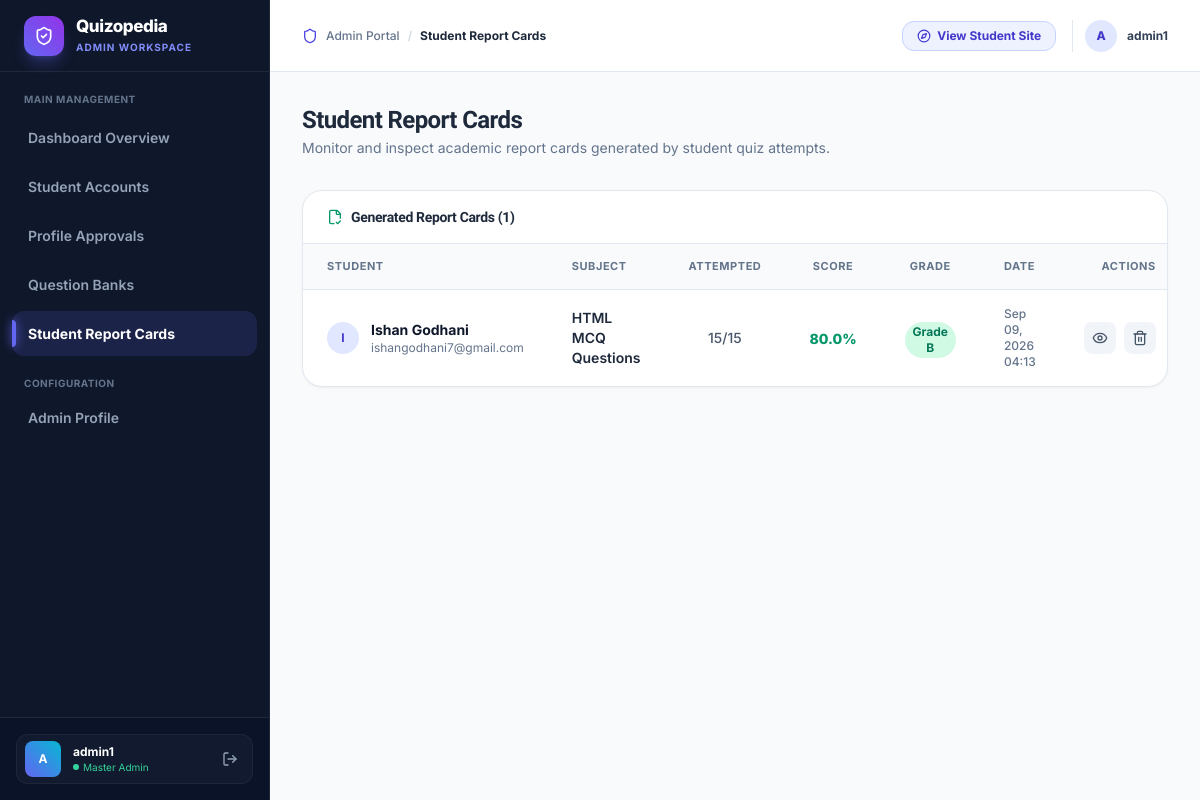
Page /admin-dashboard/report-cards/ (signed in) on the earlier database version.
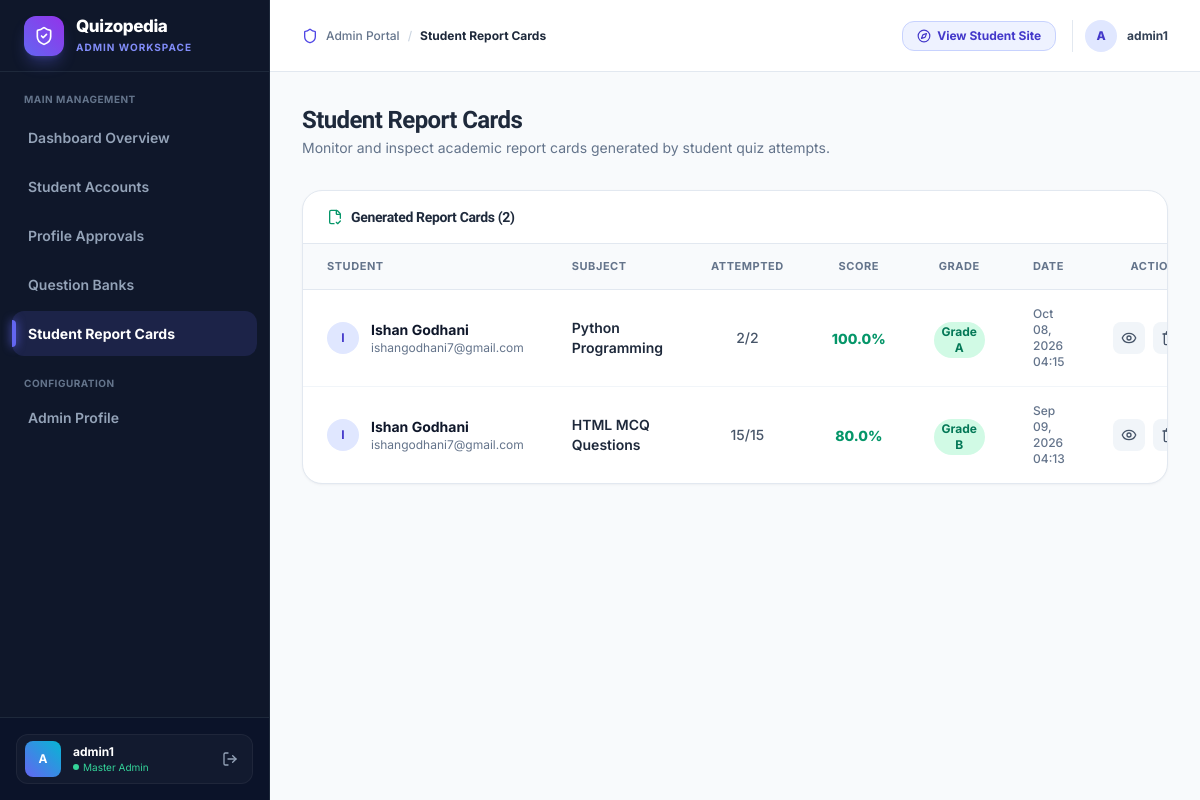
Same page on the later database version.
### user/models.py (models this page shows, shortened)
class ReportCard(models.Model):
    student = models.ForeignKey(Student, on_delete=models.CASCADE, related_name='report_cards')
    subject = models.ForeignKey(Subject, on_delete=models.CASCADE, related_name='report_cards')
    total_questions = models.IntegerField()
    attempted_questions = models.IntegerField()
    correct_answers = models.IntegerField()
    wrong_answers = models.IntegerField()
    total_marks = models.IntegerField()
    obtained_marks = models.IntegerField()
    percentage = models.FloatField()
    result_grade = models.CharField(max_length=10)
    created_at = models.DateTimeField(auto_now_add=True)

class Student(models.Model):
    user = models.OneToOneField(User, on_delete=models.CASCADE, related_name='student')
    phone = models.CharField(max_length=15)
    @property
    def name(self):
        return self.user.first_name if self.user else ""
    @property
    def email(self):
        return self.user.email if self.user else ""

class Subject(models.Model):
    name = models.CharField(max_length=150)
    description = models.TextField(blank=True)

### adminpanel/views.py (the view)
# urls.py: path('admin-dashboard/report-cards/', views.admin_report_cards, name='admin_report_cards'),
@admin_required
def admin_report_cards(request):
    report_cards = ReportCard.objects.select_related('student__user', 'subject').all().order_by('-created_at')
    return render(request, 'adminpanel/report_cards.html', {
        'report_cards': report_cards
    })

### adminpanel/context_processors.py (called while the page is built)
def pending_approvals_count(request):
    if request.user.is_authenticated and (request.user.is_staff or request.user.is_superuser):
        count = ProfileUpdateRequest.objects.filter(status='pending').count()
        return {'pending_approvals_count': count}
    return {'pending_approvals_count': 0}

### adminpanel/templates/adminpanel/report_cards.html (shortened to what this page needs)
{% extends 'adminpanel/base.html' %}
{% block active_report_cards %}active{% endblock %}
{% block breadcrumb %}Student Report Cards{% endblock %}
{% block content %}
<div class="mb-8 flex flex-col sm:flex-row sm:items-center sm:justify-between gap-4">
  <div>
    <h1 class="text-2xl font-extrabold text-slate-800 tracking-tight">Student Report Cards</h1>
    <p class="text-slate-500 text-sm mt-0.5">Monitor and inspect academic report cards generated by student quiz attempts.</p>
  </div>
</div>
<div class="glass-card overflow-hidden">
  <div class="px-6 py-4 border-b border-slate-200 flex items-center justify-between">
    <div class="flex items-center gap-2">
      <i data-lucide="file-check-2" class="w-4 h-4 text-emerald-600"></i>
      <h2 class="text-sm font-bold text-slate-800">Generated Report Cards ({{ report_cards|length }})</h2>
    </div>
  </div>
  <div class="overflow-x-auto">
    <table class="w-full text-left border-collapse">
      <thead>
        <tr class="border-b border-slate-200 bg-slate-50 text-[11px] font-bold text-slate-500 uppercase tracking-wider">
          <th class="px-6 py-3.5">Student</th>
          <th class="px-6 py-3.5">Subject</th>
          <th class="px-6 py-3.5 text-center">Attempted</th>
          <th class="px-6 py-3.5 text-center">Score</th>
          <th class="px-6 py-3.5 text-center">Grade</th>
          <th class="px-6 py-3.5">Date</th>
          <th class="px-6 py-3.5 text-right">Actions</th>
        </tr>
      </thead>
      <tbody class="divide-y divide-slate-100 text-slate-800">
        {% if report_cards %}
          {% for card in report_cards %}
          <tr class="hover:bg-slate-50 transition duration-150">
            <td class="px-6 py-4">
              <div class="flex items-center gap-3">
                <div class="w-8 h-8 rounded-full bg-indigo-100 text-indigo-700 flex items-center justify-center font-bold text-xs">
                  {{ card.student.user.username|slice:":1"|upper }}
                </div>
                <div>
                  <p class="text-sm font-bold text-slate-900">{{ card.student.user.first_name|default:card.student.user.username }}</p>
                  <p class="text-xs text-slate-500">{{ card.student.user.email }}</p>
                </div>
              </div>
            </td>
            <td class="px-6 py-4 text-sm font-semibold text-slate-800">
              {{ card.subject.name }}
            </td>
            <td class="px-6 py-4 text-center text-sm font-medium text-slate-600">
              {{ card.attempted_questions }}/{{ card.total_questions }}
            </td>
            <td class="px-6 py-4 text-center">
              <span class="text-sm font-extrabold {% if card.percentage >= 60 %}text-emerald-600{% else %}text-red-600{% endif %}">{{ card.percentage }}%</span>
            </td>
            <td class="px-6 py-4 text-center">
              {% if card.result_grade == 'F' %}
              <span class="inline-flex items-center justify-center px-2 py-0.5 rounded-full bg-red-100 text-red-700 text-xs font-bold">
                Grade F
              </span>
              {% else %}
              <span class="inline-flex items-center justify-center px-2 py-0.5 rounded-full bg-emerald-100 text-emerald-700 text-xs font-bold">
                Grade {{ card.result_grade }}
              </span>
              {% endif %}
            </td>
            <td class="px-6 py-4 text-xs text-slate-500 font-medium">
              {{ card.created_at|date:"M d, Y H:i" }}
            </td>
            <td class="px-6 py-4 text-right">
              <div class="flex items-center justify-end gap-2">
                <a href="{% url 'admin_report_card_detail' card.id %}"
                  class="p-2 rounded-lg bg-slate-100 hover:bg-indigo-50 hover:text-indigo-600 text-slate-600 transition" title="View Details">
                  <i data-lucide="eye" class="w-4 h-4"></i>
                </a>
                <form method="POST" action="{% url 'admin_report_card_delete' card.id %}"
                  onsubmit="return confirm('Are you sure you want to permanently delete this report card?');" class="inline">
                  <button type="submit"
                    class="p-2 rounded-lg bg-slate-100 hover:bg-red-50 hover:text-red-600 text-slate-600 transition" title="Delete">
                    <i data-lucide="trash-2" class="w-4 h-4"></i>
                  </button>
                </form>
              </div>
            </td>
          </tr>
          {% endfor %}
        {% endif %}
      </tbody>
    </table>
  </div>
</div>
{% endblock %}

### adminpanel/templates/adminpanel/base.html (shortened to what this page needs)
{% load static %}
<!DOCTYPE html>
<html lang="en">
<head>
  <script src="https://cdn.tailwindcss.com"></script>
</head>
<body class="relative min-h-screen w-full flex">
  <aside id="adminSidebar"
    class="fixed lg:sticky top-0 left-0 w-[270px] bg-[#0f172a] text-slate-300 border-r border-[#1e293b] flex-shrink-0 h-screen flex flex-col z-50 transition-transform duration-300">
    <div class="h-[72px] flex items-center gap-3 px-6 border-b border-[#1e293b]">
      <div class="w-10 h-10 rounded-xl bg-gradient-to-tr from-indigo-500 to-purple-600 flex items-center justify-center text-white flex-shrink-0 shadow-lg shadow-indigo-500/30">
        <i data-lucide="shield-check" class="w-5 h-5"></i>
      </div>
      <div class="flex flex-col">
        <span class="text-[17px] font-extrabold tracking-tight text-white leading-tight">Quizopedia</span>
        <span class="text-[10px] text-indigo-400 font-bold uppercase tracking-widest mt-0.5">Admin Workspace</span>
      </div>
    </div>
    <nav class="flex-1 px-3 py-5 space-y-1 overflow-y-auto flex flex-col">
      <span class="text-[10px] font-bold text-slate-500 uppercase tracking-wider px-3 mb-1">Main Management</span>
      <a href="{% url 'admin_dashboard' %}"
        class="sidebar-link {% block active_db %}{% endblock %}">
        <span>Dashboard Overview</span>
      </a>
      <a href="{% url 'admin_students' %}"
        class="sidebar-link {% block active_students %}{% endblock %}">
        <span>Student Accounts</span>
      </a>
      <a href="{% url 'admin_profile_approvals' %}"
        class="sidebar-link {% block active_approvals %}{% endblock %}">
        <span>Profile Approvals</span>
      </a>
      <a href="{% url 'question_list' %}"
        class="sidebar-link {% block active_questions %}{% endblock %}">
        <span>Question Banks</span>
      </a>
      <a href="{% url 'admin_report_cards' %}"
        class="sidebar-link {% block active_report_cards %}{% endblock %}">
        <span>Student Report Cards</span>
      </a>
      <span class="text-[10px] font-bold text-slate-500 uppercase tracking-wider px-3 pt-4 mb-1">Configuration</span>
      <a href="{% url 'admin_profile' %}"
        class="sidebar-link {% block active_profile %}{% endblock %}">
        <span>Admin Profile</span>
      </a>
    </nav>
    <div class="p-4 border-t border-[#1e293b] bg-[#0b1329]">
      <div class="flex items-center gap-3 px-2 py-1.5 rounded-xl bg-white/[0.03] border border-white/5">
        <div class="w-9 h-9 rounded-lg bg-gradient-to-tr from-indigo-500 to-cyan-500 flex items-center justify-center text-white text-xs font-bold flex-shrink-0">
          {{ request.user.username|slice:":1"|upper }}
        </div>
        <div class="flex-1 min-w-0">
          <span class="text-xs font-bold text-white block truncate">{{ request.user.username }}</span>
          <span class="text-[10px] text-emerald-400 flex items-center gap-1">
            <span class="w-1.5 h-1.5 rounded-full bg-emerald-400"></span> Master Admin
          </span>
        </div>
        <a href="{% url 'logout' %}" class="text-slate-400 hover:text-red-400 p-1.5 transition" title="Sign Out">
          <i data-lucide="log-out" class="w-4 h-4"></i>
        </a>
      </div>
    </div>
  </aside>
  <div class="flex-1 flex flex-col min-w-0 bg-[#f8fafc]">
    <header class="h-[72px] bg-white/90 backdrop-blur-md border-b border-slate-200 flex items-center justify-between px-6 lg:px-8 sticky top-0 z-30">
      <div class="flex items-center gap-3">
        <div class="flex items-center gap-2 text-xs font-medium text-slate-500">
          <i data-lucide="shield" class="w-4 h-4 text-indigo-600"></i>
          <span>Admin Portal</span>
          <span class="text-slate-300">/</span>
          <span class="text-slate-800 font-bold">{% block breadcrumb %}Dashboard Overview{% endblock %}</span>
        </div>
      </div>
      <div class="flex items-center gap-4">
        <a href="{% url 'dashboard' %}" class="hidden sm:inline-flex items-center gap-1.5 px-3.5 py-1.5 rounded-xl border border-indigo-200 bg-indigo-50 hover:bg-indigo-100 text-xs font-bold text-indigo-700 transition">
          <i data-lucide="compass" class="w-3.5 h-3.5"></i>
          <span>View Student Site</span>
        </a>
        <div class="flex items-center gap-2.5 pl-3 border-l border-slate-200">
          <div class="w-8 h-8 rounded-full bg-indigo-100 text-indigo-700 flex items-center justify-center text-xs font-extrabold">
            {{ request.user.username|slice:":1"|upper }}
          </div>
          <span class="hidden md:inline text-xs font-bold text-slate-700">{{ request.user.username }}</span>
        </div>
      </div>
    </header>
    <main class="flex-1 p-6 md:p-8 max-w-7xl w-full mx-auto">
      {% block content %}{% endblock %}
    </main>
  </div>
</body>
</html>

### adminpanel/templates/adminpanel/base.html (style rules this page uses)
:root { --primary: #6366f1; --primary-hover: #4f46e5; --primary-dark: #3730a3; --primary-glow: rgba(99, 102, 241, 0.25); --sidebar-bg: #0f172a; --sidebar-border: #1e293b; --sidebar-text: #94a3b8; --sidebar-text-hover: #ffffff; --sidebar-active-bg: rgba(99, 102, 241, 0.15); --sidebar-active-border: #6366f1; --bg-base: #f8fafc; --card-bg: #ffffff; --card-border: #e2e8f0; --text-main: #0f172a; --text-muted: #64748b; --border-soft: #e2e8f0; --accent-primary: #6366f1; --accent-primary-dark: #4f46e5; --accent-secondary: #06b6d4; --input-bg: #ffffff; --input-border: #e2e8f0; --input-text: #0f172a; --input-placeholder: #94a3b8; --table-header-bg: #f8fafc; --sidebar-width: 270px; --header-height: 72px; }
*, *::before, *::after { box-sizing: border-box; font-family: 'Inter', -apple-system, BlinkMacSystemFont, sans-serif; }
h1, h2, h3, h4, .brand-font { font-family: 'Plus Jakarta Sans', sans-serif; font-weight: 700; letter-spacing: -0.025em; }
body { background: var(--bg-base); color: var(--text-main); min-height: 100vh; overflow-x: hidden; }
.glass-card { background: var(--card-bg); border: 1px solid var(--card-border); border-radius: 20px; box-shadow: 0 1px 3px 0 rgba(15, 23, 42, 0.04), 0 1px 2px -1px rgba(15, 23, 42, 0.04); transition: all 0.2s ease; }
.sidebar-link { display: flex; align-items: center; gap: 0.85rem; padding: 0.75rem 1rem; border-radius: 12px; font-size: 0.875rem; font-weight: 600; color: var(--sidebar-text); transition: all 0.2s ease; position: relative; }
.sidebar-link.active { background: var(--sidebar-active-bg); color: #ffffff; font-weight: 700; }
.sidebar-link.active::before { content: ''; position: absolute; left: 0; top: 20%; bottom: 20%; width: 4px; background: var(--primary); border-radius: 0 4px 4px 0; box-shadow: 0 0 10px var(--primary); }

Differences in the rows shown:
added ReportCard: student.user.username "I", student.user.first_name "Ishan Godhani", student.user.email "ishangodhani7@gmail.com", subject.name "Python Programming", attempted_questions "2", total_questions "2", percentage "100.0", result_grade "A", created_at "Oct 08, 2026 04:15"
Other differences:
{{ report_cards|length }}: "1" → "2"
